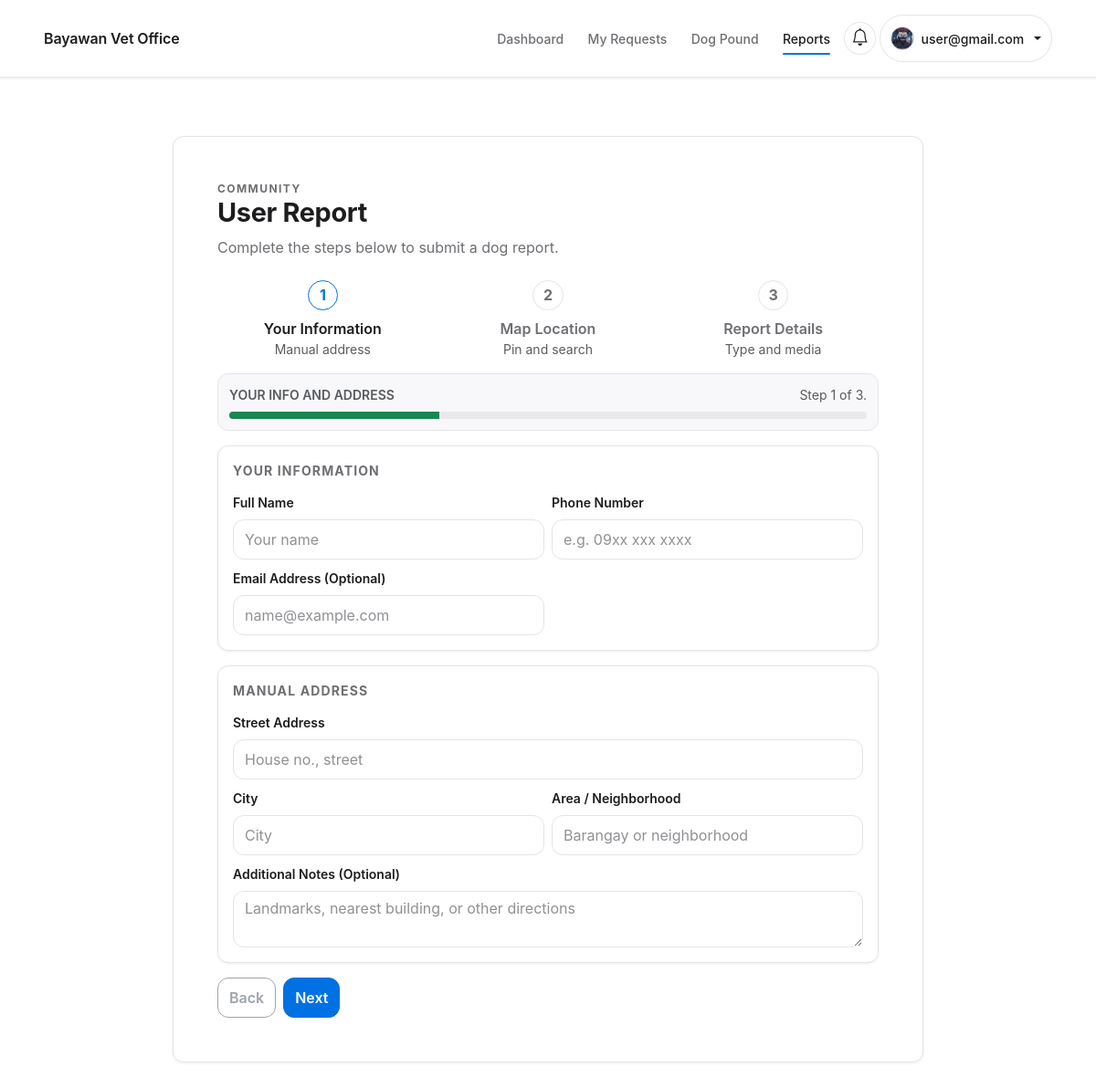
Screenshot of /reports/public/ (signed in) with the database file from the repository.
### users/models.py (models this page shows, shortened)
class CustomUser(AbstractUser):
    class Roles(models.TextChoices):
        ADMIN = 'ADMIN', 'Admin'
        STAFF = 'STAFF', 'Staff'
        OWNER = 'OWNER', 'Regular User (Owner)'
    email = models.EmailField(unique=True)
    role = models.CharField(max_length=20, choices=Roles.choices, default=Roles.OWNER)
    email_verified = models.BooleanField(default=False)
    is_verified = models.BooleanField(default=False)
    legal_consent = models.BooleanField(default=False)
    legal_consented_at = models.DateTimeField(null=True, blank=True)

class UserProfile(models.Model):
    class Gender(models.TextChoices):
        MALE = 'MALE', 'Male'
        FEMALE = 'FEMALE', 'Female'
    class StatusBadge(models.TextChoices):
        GREEN = 'GREEN', 'Green'
        ORANGE = 'ORANGE', 'Orange'
        RED = 'RED', 'Red'
    user = models.OneToOneField(CustomUser, on_delete=models.CASCADE, related_name='profile')
    offense_count = models.PositiveIntegerField(default=0)
    status_badge = models.CharField(max_length=10, choices=StatusBadge.choices, default=StatusBadge.GREEN)
    full_name = models.CharField(max_length=150, blank=True)
    address = models.CharField(max_length=255, blank=True)
    age = models.PositiveIntegerField(null=True, blank=True)
    birthday = models.DateField(null=True, blank=True)
    gender = models.CharField(max_length=10, choices=Gender.choices, blank=True)
    profile_photo = models.ImageField(upload_to='profile_photos/', blank=True, null=True)

### reports/views.py (the view, shortened to what this page needs)
# urls.py: path('reports/public/', views.public_report, name='reports_public'),
def public_report(request):
    form = PublicReportForm(request.POST or None, request.FILES or None)
    report_type_choices = [(choice[0].lower(), choice[1]) for choice in Report.ReportType.choices]
    return render(
        request,
        'reports/public_report.html',
        {
            'form': form,
            'report_type_choices': report_type_choices,
            'barangay_options': BAYAWAN_BARANGAYS,
            'google_maps_api_key': getattr(settings, 'GOOGLE_MAPS_API_KEY', ''),
        },
    )

### templates/reports/public_report.html (shortened to what this page needs)
{% extends 'base.html' %}
{% load static %}
{% block content %}
  <section class="section-pad">
    <div class="container">
      <div class="row justify-content-center">
        <div class="col-lg-9">
          <div class="card-elevated report-wizard p-4 p-lg-5">
            {% include 'partials/page_header.html' with eyebrow="Community" title="User Report" subtitle="Complete the steps below to submit a dog report." %}
            <div class="stepper" id="reportStepper">
              <div class="stepper-item is-active" data-step-indicator="1">
                <span class="stepper-index">1</span>
                <div>
                  <div class="fw-semibold">Your Information</div>
                  <div class="small text-muted">Manual address</div>
                </div>
              </div>
              <div class="stepper-item" data-step-indicator="2">
                <span class="stepper-index">2</span>
                <div>
                  <div class="fw-semibold">Map Location</div>
                  <div class="small text-muted">Pin and search</div>
                </div>
              </div>
              <div class="stepper-item" data-step-indicator="3">
                <span class="stepper-index">3</span>
                <div>
                  <div class="fw-semibold">Report Details</div>
                  <div class="small text-muted">Type and media</div>
                </div>
              </div>
            </div>
            <form id="reportForm" novalidate>
              <div class="report-flow-meta mb-3">
                <div class="d-flex justify-content-between align-items-center flex-wrap gap-2 mb-2">
                  <span class="small text-muted fw-semibold text-uppercase" id="stepLabel">Your info and address</span>
                  <span class="small text-muted" id="stepHint">Step 1 of 3.</span>
                </div>
                <div
                  class="progress report-progress"
                  role="progressbar"
                  aria-label="Report form progress"
                  aria-valuemin="0"
                  aria-valuemax="100"
                  aria-valuenow="33"
                >
                  <div class="progress-bar bg-success" style="width: 33%"></div>
                </div>
              </div>
              <div class="report-step" data-report-step="1" data-step-label="Your info and address">
                <div class="form-section">
                  <div class="form-section-title">Your Information</div>
                  <div class="row g-2">
                    <div class="col-md-6">
                      <label class="form-label" for="fullName">Full Name</label>
                      <input class="form-control" id="fullName" type="text" placeholder="Your name" required>
                    </div>
                    <div class="col-md-6">
                      <label class="form-label" for="phone">Phone Number</label>
                      <input class="form-control" id="phone" type="tel" placeholder="e.g. 09xx xxx xxxx" required>
                    </div>
                    <div class="col-md-6">
                      <label class="form-label" for="email">Email Address (Optional)</label>
                      <input class="form-control" id="email" type="email" placeholder="name@example.com">
                    </div>
                  </div>
                </div>
                <div class="form-section">
                  <div class="form-section-title">Manual Address</div>
                  <div class="row g-2">
                    <div class="col-12">
                      <label class="form-label" for="street">Street Address</label>
                      <input class="form-control" id="street" type="text" placeholder="House no., street" required>
                    </div>
                    <div class="col-md-6">
                      <label class="form-label" for="city">City</label>
                      <input class="form-control" id="city" type="text" placeholder="City" required>
                    </div>
                    <div class="col-md-6">
                      <label class="form-label" for="barangay">Area / Neighborhood</label>
                    <input
                      class="form-control"
                      id="barangay"
                      type="text"
                      list="barangayOptions"
                      placeholder="Barangay or neighborhood"
                      required
                    >
                    </div>
                    <div class="col-12">
                      <label class="form-label" for="addressNotes">Additional Notes (Optional)</label>
                      <textarea
                        class="form-control"
                        id="addressNotes"
                        rows="2"
                        placeholder="Landmarks, nearest building, or other directions"
                      ></textarea>
                    </div>
                  </div>
                </div>
              </div>
              <div class="action-bar mt-3">
                <button class="btn btn-outline-secondary" type="button" id="prevBtn">
                  Back
                </button>
                <button class="btn btn-primary" type="button" id="nextBtn">
                </button>
              </div>
            </form>
          </div>
        </div>
      </div>
    </div>
  </section>
{% endblock %}

### templates/base.html (shortened to what this page needs)
{% load static %}
<!doctype html>
<html lang="en">
  <head>
    <link
      href="https://cdn.jsdelivr.net/npm/bootstrap@5.3.2/dist/css/bootstrap.min.css"
      rel="stylesheet"
    />
    <link
      rel="stylesheet"
      href="https://cdn.jsdelivr.net/npm/bootstrap-icons@1.11.3/font/bootstrap-icons.css"
    />
    <link rel="stylesheet" href="{% static 'css/theme.css' %}" />
    <link rel="stylesheet" href="{% static 'css/components.css' %}" />
    <link rel="stylesheet" href="{% static 'css/layout.css' %}" />
    <link rel="stylesheet" href="{% static 'css/utilities.css' %}" />
    <link rel="stylesheet" href="{% static 'css/app-pages.css' %}" />
    <link rel="stylesheet" href="{% static 'css/app-modules.css' %}" />
  </head>
  <body class="app-shell">
    <nav class="navbar navbar-expand-lg navbar-light bg-white border-bottom sticky-top">
      <div class="container">
        <a class="navbar-brand fw-semibold site-navbar-title" href="{% url 'home' %}">
          Bayawan Vet Office
        </a>
        <div class="collapse navbar-collapse" id="navMain">
          <ul class="navbar-nav ms-auto align-items-lg-center gap-lg-1">
            {% if request.user.is_authenticated %}
              <li class="nav-item">
                {% if request.user.role == 'ADMIN' or request.user.role == 'STAFF' %}
                  <a class="nav-link" href="{% url 'analytics_dashboard' %}">Dashboard</a>
                {% else %}
                  <a class="nav-link" href="{% url 'dashboard' %}">Dashboard</a>
                {% endif %}
              </li>
              {% if request.user.role == 'ADMIN' or request.user.role == 'STAFF' %}
                <li class="nav-item dropdown">
                  <a
                    class="nav-link dropdown-toggle"
                    href="#"
                    id="manageDogDropdown"
                    role="button"
                    data-bs-toggle="dropdown"
                    aria-expanded="false"
                  >
                    Dogs
                  </a>
                  <ul class="dropdown-menu" aria-labelledby="manageDogDropdown">
                    <li><h6 class="dropdown-header">Dog Management</h6></li>
                    <li><a class="dropdown-item" href="{% url 'dogs_manage_list' %}">Intake</a></li>
                    <li>
                      <a class="dropdown-item" href="{% url 'dogs_registered_by_owner' %}">Registered Dogs</a>
                    </li>
                    <li>
                      <a class="dropdown-item" href="{% url 'dogs_vaccination_requests' %}">Vaccinations</a>
                    </li>
                  </ul>
                </li>
                <li class="nav-item dropdown">
                  <a
                    class="nav-link dropdown-toggle"
                    href="#"
                    id="staffCasesDropdown"
                    role="button"
                    data-bs-toggle="dropdown"
                    aria-expanded="false"
                  >
                    Cases
                  </a>
                  <ul class="dropdown-menu" aria-labelledby="staffCasesDropdown">
                    <li><h6 class="dropdown-header">Request Workflow</h6></li>
                    <li><a class="dropdown-item" href="{% url 'reports_staff_list' %}">Reports</a></li>
                    <li>
                      <a class="dropdown-item" href="{% url 'adoption_staff_queue' %}">Adoption Queue</a>
                    </li>
                  </ul>
                </li>
                <li class="nav-item">
                  <a class="nav-link" href="{% url 'admin_user_management' %}">Verifications</a>
                </li>
                <li class="nav-item">
                  <a class="nav-link" href="{% url 'penalties_checklist' %}">Penalties</a>
                </li>
              {% else %}
                <li class="nav-item">
                  <a class="nav-link" href="{% url 'adoption_my_requests' %}">My Requests</a>
                </li>
              {% endif %}
            {% endif %}
            {% if not request.user.is_authenticated or request.user.role == 'OWNER' %}
              <li class="nav-item">
                <a class="nav-link" href="{% url 'dogs_public_list' %}">Dog Pound</a>
              </li>
              <li class="nav-item"><a class="nav-link" href="{% url 'reports_public_list' %}">Reports</a></li>
            {% endif %}
            {% if request.user.is_authenticated %}
              <li class="nav-item dropdown">
                <a
                  class="nav-link dropdown-toggle notification-toggle {% if unread_notifications %}has-unread{% endif %}"
                  href="#"
                  id="notificationsDropdown"
                  role="button"
                  data-bs-toggle="dropdown"
                  aria-expanded="false"
                  aria-label="Open notifications"
                >
                  <i class="bi bi-bell"></i>
                </a>
              </li>
              <li class="nav-item dropdown">
                <a
                  class="nav-link dropdown-toggle navbar-profile-toggle"
                  href="#"
                  id="profileDropdown"
                  role="button"
                  data-bs-toggle="dropdown"
                  aria-expanded="false"
                >
                  <span class="navbar-profile-avatar" aria-hidden="true">
                    {% if request.user.profile.profile_photo %}
                      <img
                        src="{{ request.user.profile.profile_photo.url }}"
                        alt=""
                        class="navbar-profile-avatar-img"
                      />
                    {% else %}
                      <span class="navbar-profile-avatar-fallback">{{ request.user.username|first|upper }}</span>
                    {% endif %}
                  </span>
                  <span class="navbar-profile-name">{{ request.user.username }}</span>
                </a>
              </li>
            {% endif %}
          </ul>
        </div>
      </div>
    </nav>
    <main id="main-content" class="main-content">
      {% block content %}{% endblock %}
    </main>
  </body>
</html>

### rows the page displays
CustomUser: user.profile.profile_photo (picture), user.username "user@gmail.com"

### other values shown
{{ eyebrow }} "COMMUNITY"
{{ title }} "User Report"
{{ subtitle }} "Complete the steps below to submit a dog report."
